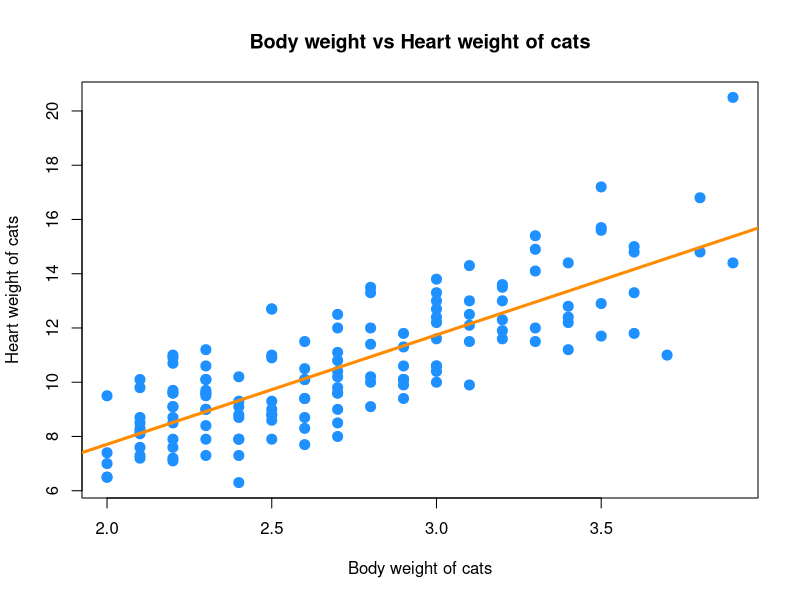
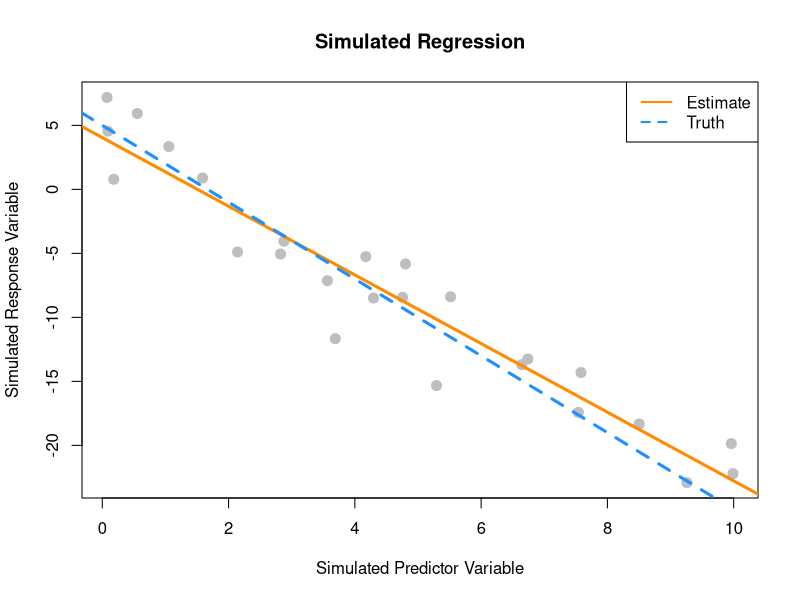
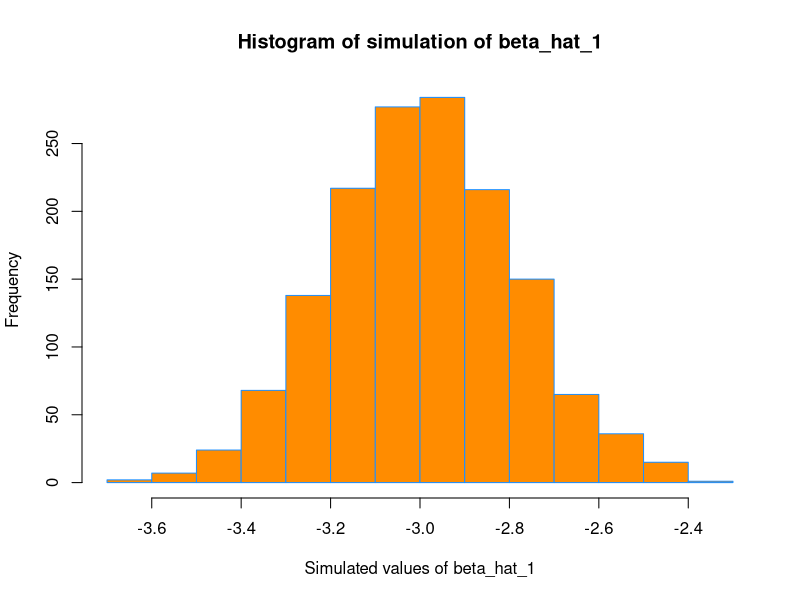
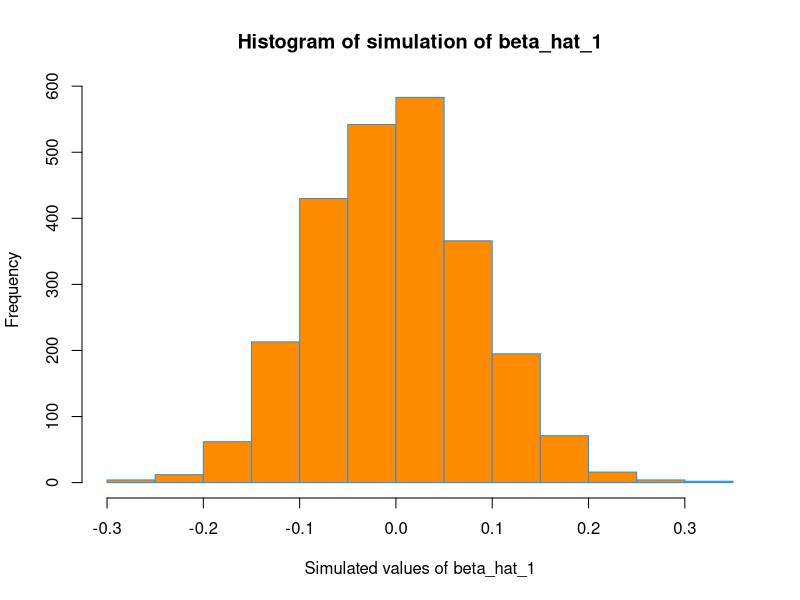
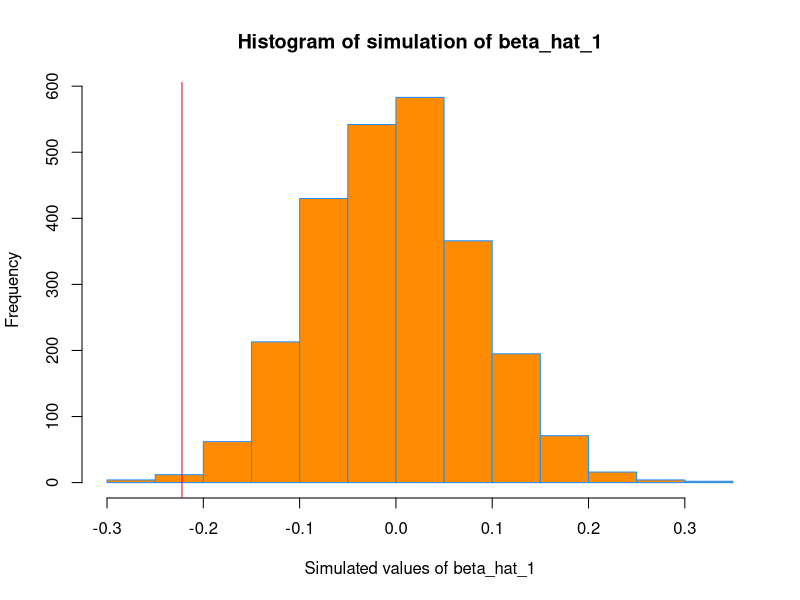

Source code (R) for these figures, in order:
## ---- chunk 1
library("MASS")
cat_model=lm(Hwt~Bwt, data=cats)
summary(cat_model)
## ---- chunk 2
cat_model$coefficients
## ---- chunk 3
predict(cat_model, data.frame(Bwt=2.7))
## ---- chunk 4
predict(cat_model, data.frame(Bwt=4.4))
## ---- chunk 5
plot(Hwt~Bwt, data=cats,
     xlab="Body weight of cats",
     ylab="Heart weight of cats",
     main="Body weight vs Heart weight of cats",
     col = "dodgerblue", 
     pch=20,
     cex=2)
abline(cat_model, lwd=3, col="darkorange")
## ---- chunk 6
summary(cat_model)$r.squared
## ---- chunk 7
get_sd_est <- function(fitted_vals, actual_vals, mle=FALSE){
    errors= sum((actual_vals-fitted_vals)^2)
    if (mle==TRUE) {
        return (sqrt(errors/length(actual_vals)))
    } else{
        return (sqrt(errors/(length(actual_vals)-2)))
    }
}
## ---- chunk 8
get_sd_est(fitted_vals= cat_model$fitted.values , actual_vals= cats$Hwt, mle=FALSE)
## ---- chunk 9
get_sd_est(fitted_vals= cat_model$fitted.values , actual_vals= cats$Hwt, mle=TRUE)
## ---- chunk 10
summary(cat_model)$sigma
## ---- chunk 11
birthday = 19930501
set.seed(birthday)
## ---- chunk 12
x = runif(n = 25, 0, 10)
## ---- chunk 13
sim_slr = function(x, beta_0, beta_1, sigma) {
  n = length(x)
  epsilon = rnorm(n, mean = 0, sd = sigma)
  y = beta_0 + beta_1 * x + epsilon
  data.frame(predictor = x, response = y)
}
sim_data = sim_slr(x = x, beta_0 = 5, beta_1 = -3, sigma = sqrt(10.24))
## ---- chunk 14
sim_fit = lm(response ~ predictor, data = sim_data)
coef(sim_fit)
## ---- chunk 15
plot(response ~ predictor, data = sim_data,
     xlab = "Simulated Predictor Variable",
     ylab = "Simulated Response Variable",
     main = "Simulated Regression",
     pch  = 20,
     cex  = 2,
     col  = "grey")
abline(sim_fit, lwd = 3, lty = 1, col = "darkorange")
abline(5, -3, lwd = 3, lty = 2, col = "dodgerblue")
legend("topright", c("Estimate", "Truth"), lty = c(1, 2), lwd = 2,
       col = c("darkorange", "dodgerblue"))
## ---- chunk 16
beta_hat_1 = rep(0, 1500)
for (i in 1:1500){
    sim_data = sim_slr(x = x, beta_0 = 5, beta_1 = -3, sigma = sqrt(10.24))
    sim_fit = lm(response ~ predictor, data = sim_data)
    beta_hat_1[i]=coef(sim_fit)[2]
}
## ---- chunk 17
mean(beta_hat_1)
sd(beta_hat_1)
## ---- chunk 18
hist(beta_hat_1, 
     xlab="Simulated values of beta_hat_1",
     main= "Histogram of simulation of beta_hat_1",
     col="darkorange",
     border = "dodgerblue")
## ---- chunk 19
birthday = 19930501
set.seed(birthday)
## ---- chunk 20
x = runif(n = 75, 0, 10)
## ---- chunk 21
beta_hat_1 = rep(0, 2500)
for (i in 1:2500){
    sim_data = sim_slr(x = x, beta_0 = 3, beta_1 = 0, sigma = sqrt(4))
    sim_fit = lm(response ~ predictor, data = sim_data)
    beta_hat_1[i]=coef(sim_fit)[2]
}
## ---- chunk 22
hist(beta_hat_1, 
     xlab="Simulated values of beta_hat_1",
     main= "Histogram of simulation of beta_hat_1",
     col="darkorange",
     border = "dodgerblue")
## ---- chunk 23
skeptic <- read.csv(file="skeptic.csv",header=TRUE, sep=",")
skep_fit = lm(response ~ predictor, data = skeptic)
coef(skep_fit)
## ---- chunk 24
hist(beta_hat_1, 
     xlab="Simulated values of beta_hat_1",
     main= "Histogram of simulation of beta_hat_1",
     col="darkorange",
     border = "dodgerblue")
abline(v = coef(skep_fit)[2], col = "red")
## ---- chunk 25
sum(beta_hat_1 < coef(skep_fit)[["predictor"]])/(length(beta_hat_1))
sum(beta_hat_1 < coef(skep_fit)[["predictor"]])/(length(beta_hat_1))*2
## ---- chunk 26
data(Ozone, package = "mlbench")
Ozone = Ozone[, c(4, 6, 7, 8)]
colnames(Ozone) = c("ozone", "wind", "humidity", "temp")
Ozone = Ozone[complete.cases(Ozone), ]
## ---- chunk 27
wind_model = lm(ozone~wind, data=Ozone)
hum_model = lm(ozone~humidity, data=Ozone)
temp_model = lm(ozone~temp, data=Ozone)

calculate_rmse <- function(model){
  resid= model$residuals
  rmse= sqrt(sum(resid^2)/ length(resid))
  return (rmse)
}

mat <- matrix(, nrow = 3, ncol = 3)
colnames(mat) = c("Model Name", "RMSE", "R-SQUARED")
mat[1, c(1,2,3)] <- c("Wind Model", calculate_rmse(wind_model), summary(wind_model)$r.squared)
mat[2, c(1,2,3)] <- c("Humidity Model", calculate_rmse(hum_model), summary(hum_model)$r.squared)
mat[3, c(1,2,3)] <- c("Temperature Model", calculate_rmse(temp_model), summary(temp_model)$r.squared)
knitr::kable(mat)
